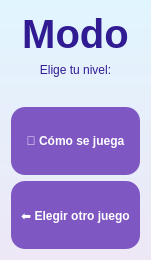
<?xml version="1.0" encoding="UTF-8"?>
<ui version="4.0">
 <class>Form</class>
 <widget class="QWidget" name="Form">
  <property name="geometry">
   <rect>
    <x>0</x>
    <y>0</y>
    <width>150</width>
    <height>257</height>
   </rect>
  </property>
  <property name="styleSheet">
   <string notr="true">#Form{background:qlineargradient(x1:0,y1:0,x2:0,y2:1,stop:0 #E1F5FE,stop:1 #EDE7F6);}
QWidget{color:#311B92;}
QLabel{background:transparent;}
QFrame{background:transparent;}
QPushButton{background:#7E57C2;color:white;border-radius:14px;padding:10px;min-height:48px;font-weight:bold;}
QPushButton:hover{background:#673AB7;}
QPushButton:disabled{background:#D1C4E9;color:#7a7a9a;}
QLineEdit,QComboBox,QSpinBox{background:white;padding:6px;border:2px solid #81D4FA;border-radius:8px;}
QTableWidget{background:white;gridline-color:#B3E5FC;}
QHeaderView::section{background:#B39DDB;color:white;padding:6px;font-weight:bold;}</string>
  </property>
  <layout class="QVBoxLayout" name="v">
   <item>
    <widget class="QLabel" name="lblModo">
     <property name="styleSheet">
      <string>font-size:30pt;font-weight:bold;</string>
     </property>
     <property name="text">
      <string>Modo</string>
     </property>
     <property name="alignment">
      <set>Qt::AlignCenter</set>
     </property>
     <property name="wordWrap">
      <bool>true</bool>
     </property>
    </widget>
   </item>
   <item>
    <widget class="QLabel" name="lblNiv">
     <property name="text">
      <string>Elige tu nivel:</string>
     </property>
     <property name="alignment">
      <set>Qt::AlignCenter</set>
     </property>
     <property name="wordWrap">
      <bool>true</bool>
     </property>
    </widget>
   </item>
   <item>
    <widget class="QFrame" name="frameNiveles">
     <property name="sizePolicy">
      <sizepolicy hsizetype="Expanding" vsizetype="Expanding">
       <horstretch>0</horstretch>
       <verstretch>1</verstretch>
      </sizepolicy>
     </property>
     <layout class="QVBoxLayout" name="frameNivelesLay"/>
    </widget>
   </item>
   <item>
    <widget class="QPushButton" name="btnComoJugar">
     <property name="text">
      <string>📖 Cómo se juega</string>
     </property>
    </widget>
   </item>
   <item>
    <widget class="QPushButton" name="btnVolverModo">
     <property name="text">
      <string>⬅ Elegir otro juego</string>
     </property>
    </widget>
   </item>
  </layout>
 </widget>
 <resources/>
 <connections/>
</ui>
